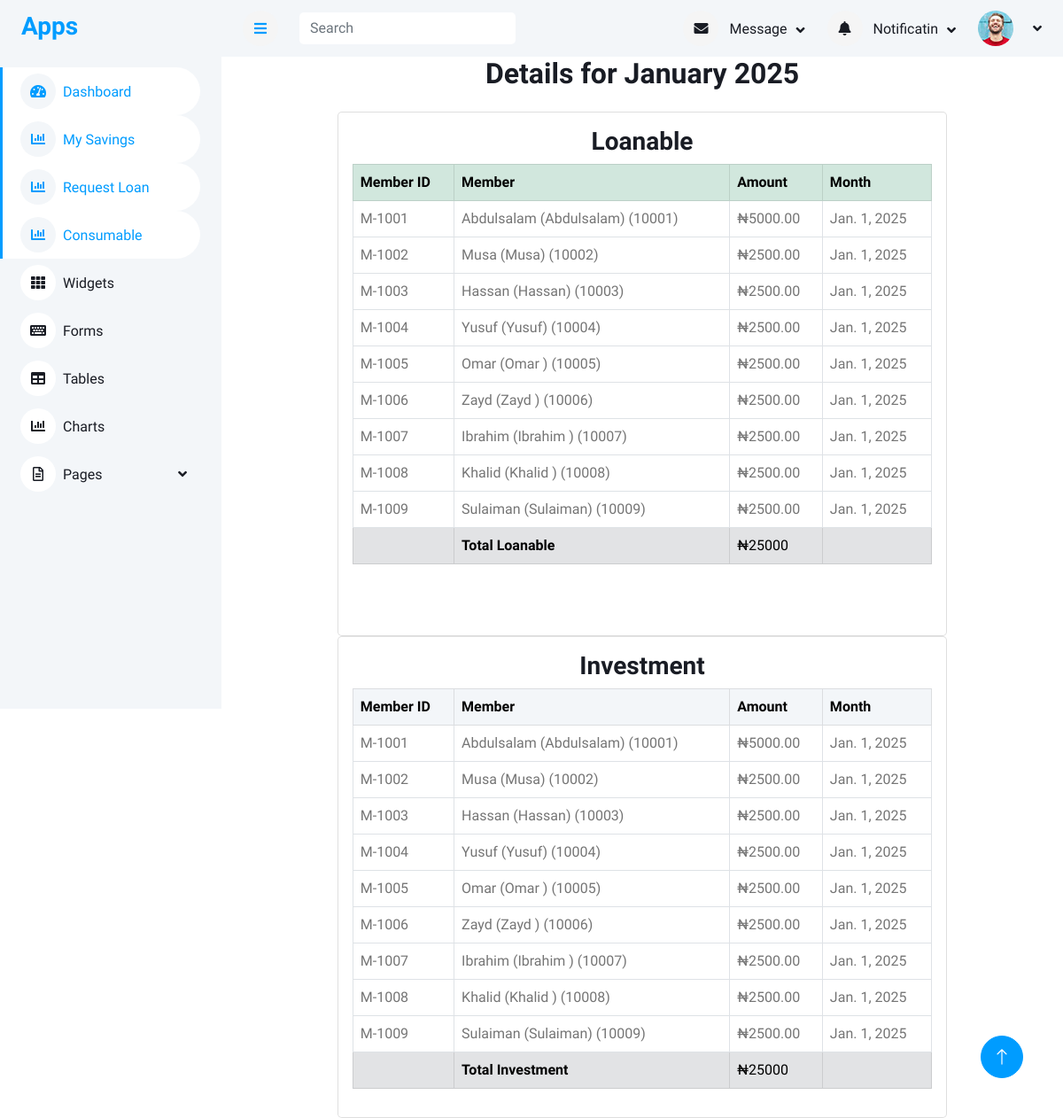
/details/2025/1/, run on the app's committed database.
### main/models.py (models this page shows, shortened)
class Loanable(models.Model):
    member = models.ForeignKey('accounts.Member', on_delete=models.CASCADE)
    month = models.DateField(db_index=True)
    amount = models.DecimalField(max_digits=10, decimal_places=2)
    total_amount = models.DecimalField(max_digits=10, decimal_places=2, null=False, blank=False)

class Investment(models.Model):
    member = models.ForeignKey(Member, on_delete=models.CASCADE)
    month = models.DateField(db_index=True)
    amount = models.DecimalField(max_digits=10, decimal_places=2)
    total_amount = models.DecimalField(max_digits=10, decimal_places=2)

### accounts/models.py (models this page shows, shortened)
class Member(models.Model):
    member = models.OneToOneField(User, on_delete=models.SET_NULL, null=True, blank=True)
    ippis = models.IntegerField(unique=True)  # Required and unique
    total_savings = models.DecimalField(max_digits=12, decimal_places=2, blank=True, null=True)
    def __str__(self):
        return f"{self.member} ({self.ippis})"

class User(AbstractUser):
    first_name = models.CharField(max_length=100)
    last_name = models.CharField(max_length=100)
    other_name = models.CharField(max_length=100)
    date_of_birth = models.DateField(blank=True,null=True)
    username = models.CharField(max_length=100, unique=True)
    department = models.CharField(max_length=100)
    unit = models.CharField(max_length=100)
    gender = models.ForeignKey(Gender, on_delete=models.CASCADE, blank=True, null=True)
    group = models.ForeignKey(UserGroup, on_delete=models.CASCADE, blank=True, null=True)
    marital_status = models.ForeignKey(MaritalStatus,on_delete=models.SET_NULL, null=True, blank=True)
    religion = models.ForeignKey(Religion, on_delete=models.SET_NULL, null=True, blank=True,)
    passport = models.ImageField(upload_to='passport', blank=True, null=True)
    member_number = models.CharField(max_length=100)
    def __str__(self):
        return f"{self.first_name} ({self.last_name})"

### main/views.py (the view)
# urls.py: path('details/<int:year>/<int:month>/', views.loanable_investment_details, name='loanable_investment_details'),
def loanable_investment_details(request, year, month):
    loanables_qs = Loanable.objects.filter(month__year=year, month__month=month)
    investments_qs = Investment.objects.filter(month__year=year, month__month=month)
    total_loanable = loanables_qs.aggregate(total=Sum("amount"))["total"] or 0
    total_investment = investments_qs.aggregate(total=Sum("amount"))["total"] or 0
    loanable_paginator = Paginator(loanables_qs, 100)
    loanable_page_number = request.GET.get("loanable_page")
    loanables = loanable_paginator.get_page(loanable_page_number)
    investment_paginator = Paginator(investments_qs, 100)
    investment_page_number = request.GET.get("investment_page")
    investments = investment_paginator.get_page(investment_page_number)
    context = {
        "loanables": loanables,
        "investments": investments,
        "month_name": calendar.month_name[month] if 1 <= month <= 12 else "Invalid",
        "year": year,
        "total_loanable": total_loanable,
        "total_investment": total_investment,
        "loanable_page_obj": loanables,
        "investment_page_obj": investments,
    }
    return render(request, "main/loanable_investment_details.html", context)

### templates/main/loanable_investment_details.html (shortened to what this page needs)
{% extends 'base/base.html' %}
{% block content %}
<div class="container col-md-9">
    <h2 class="text-center mb-4">Details for {{ month_name }} {{ year }}</h2>
    <div class="card col-md-12">
        <div class="card-body">
            <div class="mb-5">
                <h3 class="text-center">Loanable</h3>
                <div class="table-responsive">
                    <table class="table table-bordered table-hover">
                        <thead class="table-success">
                            <tr>
                                <th>Member ID</th>
                                <th>Member</th>
                                <th>Amount</th>
                                <th>Month</th>
                            </tr>
                        </thead>
                        <tbody>
                            {% for item in loanables %}
                            <tr>
                                <td>{{ item.member.member.member_number }}</td>
                                <td>{{ item.member }}</td>
                                <td>₦{{ item.amount }}</td>
                                <td>{{ item.month }}</td>
                            </tr>
                            {% empty %}
                            <tr>
                                <td colspan="2">No Loanable records found.</td>
                            </tr>
                            {% endfor %}
                        </tbody>
                        <tfoot class="table-secondary">
                            <tr>
                                <th></th>
                                <th>Total Loanable</th>
                                <td>₦{{ total_loanable }}</td>
                                <th></th>
                            </tr>
                        </tfoot>
                    </table>
                </div>
            </div>
        </div>
    </div>
    <div class="card col-md-12">
        <div class="card-body">
            <div>
                <h3 class="text-center">Investment</h3>
                <div class="table-responsive">
                    <table class="table table-bordered table-hover ">
                        <thead class="table-light">
                            <tr>
                                <th>Member ID</th>
                                <th>Member</th>
                                <th>Amount</th>
                                <th>Month</th>
                            </tr>
                        </thead>
                        <tbody>
                            {% for item in investments %}
                            <tr>
                                <td>{{ item.member.member.member_number }}</td>
                                <td>{{ item.member }}</td>
                                <td>₦{{ item.amount }}</td>
                                <td>{{ item.month }}</td>
                            </tr>
                            {% empty %}
                            <tr>
                                <td colspan="2">No Investment records found.</td>
                            </tr>
                            {% endfor %}
                        </tbody>
                        <tfoot class="table-secondary">
                            <tr>
                                <th></th>
                                <th>Total Investment</th>
                                <td>₦{{ total_investment }}</td>
                                <th></th>
                            </tr>
                        </tfoot>
                    </table>
                </div>
            </div>
        </div>
    </div>
</div>
{% endblock content %}

### static/css/style.css (style rules this page uses)
:root { --primary: #009CFF; --light: #F3F6F9; --dark: #191C24; }

### data on the page
Loanable: member.member.member_number "M-1001", member "Abdulsalam (Abdulsalam) (10001)", amount "5000.00", month "Jan. 1, 2025"
Loanable: member.member.member_number "M-1002", member "Musa (Musa) (10002)", amount "2500.00", month "Jan. 1, 2025"
Loanable: member.member.member_number "M-1003", member "Hassan (Hassan) (10003)", amount "2500.00", month "Jan. 1, 2025"
Loanable: member.member.member_number "M-1004", member "Yusuf (Yusuf) (10004)", amount "2500.00", month "Jan. 1, 2025"
Loanable: member.member.member_number "M-1005", member "Omar (Omar ) (10005)", amount "2500.00", month "Jan. 1, 2025"
Loanable: member.member.member_number "M-1006", member "Zayd (Zayd ) (10006)", amount "2500.00", month "Jan. 1, 2025"
Loanable: member.member.member_number "M-1007", member "Ibrahim (Ibrahim ) (10007)", amount "2500.00", month "Jan. 1, 2025"
Loanable: member.member.member_number "M-1008", member "Khalid (Khalid ) (10008)", amount "2500.00", month "Jan. 1, 2025"
Loanable: member.member.member_number "M-1009", member "Sulaiman (Sulaiman) (10009)", amount "2500.00", month "Jan. 1, 2025"
Investment: member.member.member_number "M-1001", member "Abdulsalam (Abdulsalam) (10001)", amount "5000.00", month "Jan. 1, 2025"
Investment: member.member.member_number "M-1002", member "Musa (Musa) (10002)", amount "2500.00", month "Jan. 1, 2025"
Investment: member.member.member_number "M-1003", member "Hassan (Hassan) (10003)", amount "2500.00", month "Jan. 1, 2025"
Investment: member.member.member_number "M-1004", member "Yusuf (Yusuf) (10004)", amount "2500.00", month "Jan. 1, 2025"
Investment: member.member.member_number "M-1005", member "Omar (Omar ) (10005)", amount "2500.00", month "Jan. 1, 2025"
Investment: member.member.member_number "M-1006", member "Zayd (Zayd ) (10006)", amount "2500.00", month "Jan. 1, 2025"
Investment: member.member.member_number "M-1007", member "Ibrahim (Ibrahim ) (10007)", amount "2500.00", month "Jan. 1, 2025"
Investment: member.member.member_number "M-1008", member "Khalid (Khalid ) (10008)", amount "2500.00", month "Jan. 1, 2025"
Investment: member.member.member_number "M-1009", member "Sulaiman (Sulaiman) (10009)", amount "2500.00", month "Jan. 1, 2025"

### other printed values
{{ month_name }} "January"
{{ year }} "2025"
{{ total_loanable }} "25000"
{{ total_investment }} "25000"
